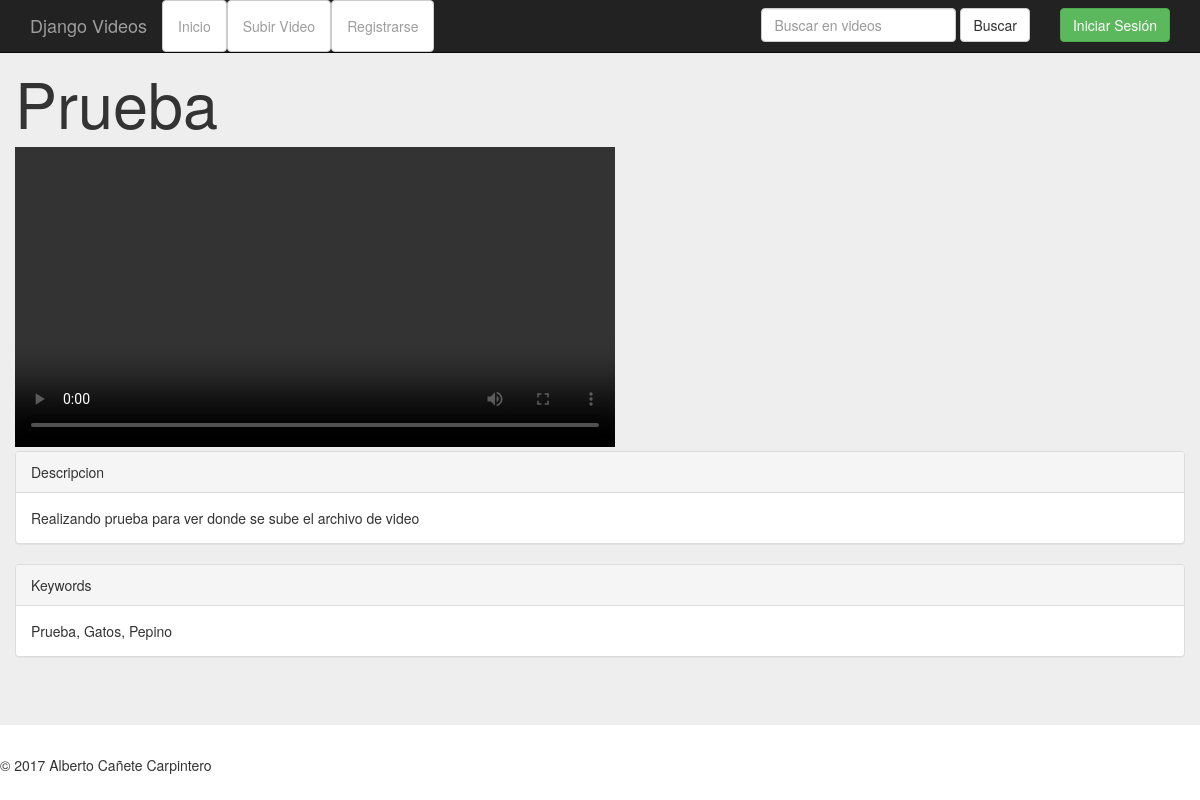
The page /ver/5/ on the database as committed earlier.
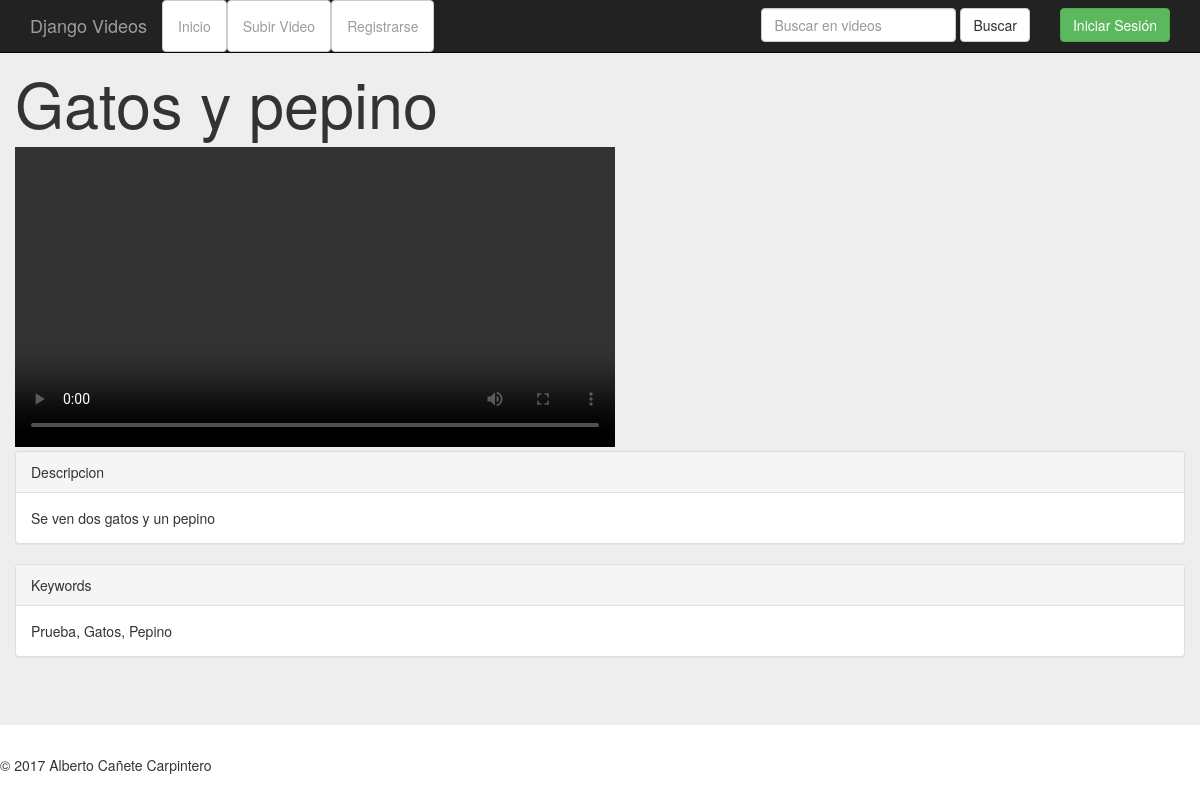
The same page on the database as committed later.
### video/models.py (models this page shows, shortened)
class Video(models.Model):
	titulo_video = models.CharField(max_length = 100, verbose_name = 'Titulo ', help_text = "Titulo ")
	descripcion_video = models.TextField(help_text = 'Descripcion ', verbose_name = 'Descripcion ')
	keywords_video = models.TextField(verbose_name = "Palabras de referencia", help_text = "Palabras de referencia")
	usuario_video = models.ForeignKey(User, verbose_name = 'Usuario ')
	archivo_video = models.FileField(upload_to = 'videos', help_text = "Seleccione un archivo", verbose_name = "Seleccione un archivo")
	fecha_video = models.DateTimeField(auto_now = True)
	privacidad_video = models.BooleanField(verbose_name = "Privado", default = False, help_text = "Privado")

### video/views.py (the view)
# urls.py: url(r'^ver/(?P<id_video>.*)/$',views.verVideo),
def verVideo(request,id_video):
    video=get_object_or_404(models.Video, pk=id_video)
    comentarios=models.Comentario.objects.filter(video_comentario=video).order_by("fecha_comentario").reverse()
    formulario=forms.nuevoComentario(request.POST or None)
    if formulario.is_valid():
        usuario=get_object_or_404(models.User,pk=request.POST['id_usuario'])
        nuevoV=formulario.save(commit=False)
        nuevoV.video_comentario=video
        nuevoV.usuario_comentario=usuario
        nuevoV.save()
    return render(request,'verVideo.html',{'idvideo':id_video,'titulo':"Mostrar video",'video':video,'comentarios':comentarios,'formulario':formulario})

### video/forms.py
class nuevoComentario(forms.ModelForm):
    class Meta:
        model= models.Comentario
        fields= ('texto_comentario',)

### video/templates/verVideo.html (shortened to what this page needs)
{% extends "esqueleto.html" %}
{% block contenido %}
<h1>{{video.titulo_video}}</h1>
<video width="600" src="{{MEDIA_URL}}{{video.archivo_video}}" controls></video>
<div class="panel panel-default">
  <div class="panel-heading">Descripcion</div>
  <div class="panel-body">
    {{video.descripcion_video}}
  </div>
</div>
<div class="panel panel-default">
  <div class="panel-heading">Keywords</div>
  <div class="panel-body">
    {{video.keywords_video}}
  </div>
</div>
{% endblock %}

Rows that differ between the two databases and show on the page:
changed Video "Prueba, Gatos, Pepino": titulo_video "Prueba" → "Gatos y pepino"; descripcion_video "Realizando prueba para ver donde se sube el archivo de video" → "Se ven dos gatos y un pepino"
